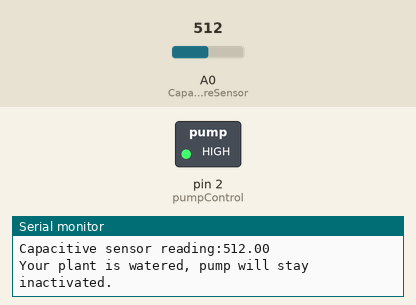
Bench run of a sketch on a simulated Arduino Uno, built with avr-gcc and run on an emulated ATmega328P. On the bench: switched loads named in the sketch (green lamp = pin HIGH), the last lines printed to the serial monitor. The inputs (shaded band) are chosen by the test bench; at power-on: A0 (CapacitiveMoistureSensor) = 512.

Above: at 1.7 s.
1.8 s: A0 (CapacitiveMoistureSensor) set to 539
3.7 s: A0 (CapacitiveMoistureSensor) set to 569
At 5.7 s:
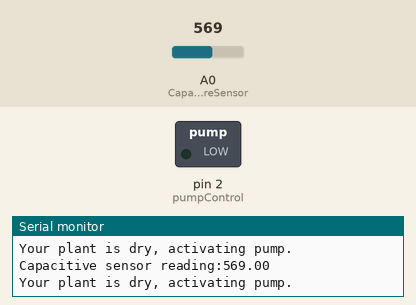
6.0 s: A0 (CapacitiveMoistureSensor) set to 540
At 7.1 s:
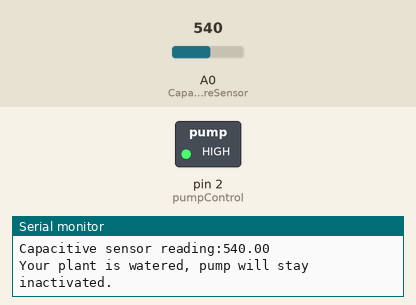
8.1 s: A0 (CapacitiveMoistureSensor) set to 560
At 9.6 s:
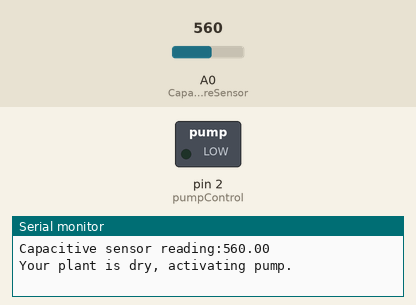
Timing chart, 0 to 11.1 s (numbered marks = the images above; inputs shaded):
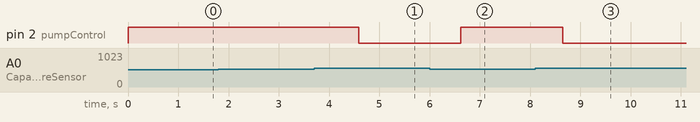

Measured:
- the behaviour switches between 550 and 551 on A0 (CapacitiveMoistureSensor) (found by bisection; images 0 and 1)
- after the input at 3.7 s, pin 2 (pumpControl): HIGH → LOW after 0.89 s
- after the input at 6.0 s, pin 2 (pumpControl): LOW → HIGH after 0.62 s
- after the input at 8.1 s, pin 2 (pumpControl): HIGH → LOW after 0.55 s

The sketch:

driver.ino.ino
```cpp
  // put your setup code here, to run once:
int pumpControl = 2;
int CapacitiveMoistureSensor = A0;
float myDryness = 0;

void setup() {
Serial.begin(9600);
pinMode(pumpControl, OUTPUT);
pinMode(CapacitiveMoistureSensor, INPUT);
digitalWrite(pumpControl, HIGH);
delay(500);
}

void loop() {
  // put your main code here, to run repeatedly:

Serial.print("Capacitive sensor reading:");
myDryness = analogRead(CapacitiveMoistureSensor);
Serial.println(myDryness);

  if(myDryness>550) {
    Serial.print("Your plant is dry, activating pump.");
    digitalWrite(pumpControl, LOW);}
  else {
    Serial.print("Your plant is watered, pump will stay inactivated.");
    digitalWrite(pumpControl, HIGH);}

Serial.println();
delay(1000);
}
```
